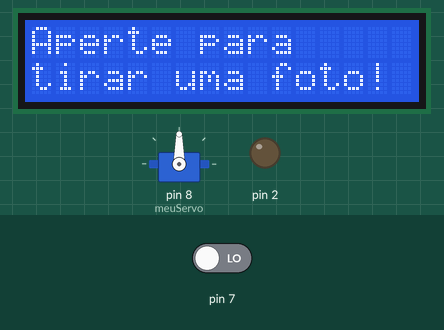
The sketch below on a simulated Arduino Uno, built with avr-gcc and run on an emulated ATmega328P. Parts: servo, 16×2 character LCD, output pins drawn as LEDs (lit = HIGH). Inputs (shaded band) come from the test bench; at power-on: pin 7 LOW.

Above: at 1.3 s.
1.4 s: pin 7 driven HIGH
At 2.3 s:
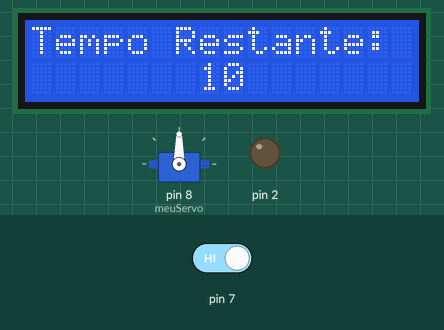
At 12.96 s:
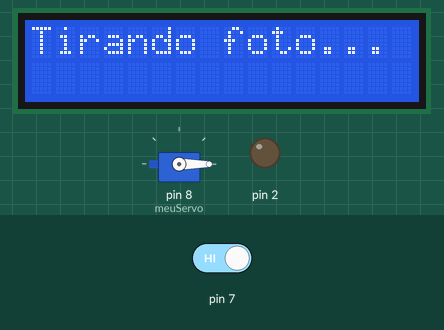
Timing chart, 0 to 13.2 s (numbered marks = the images above; inputs shaded):
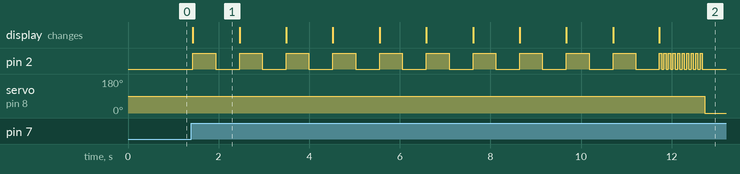

The sketch:

projeto.ino
```cpp
#include <LiquidCrystal_I2C.h>
#include <Servo.h>
#include <Wire.h>

LiquidCrystal_I2C lcd(0x27, 16, 2);
Servo meuServo;

void padrao();
void escrever(const char *texto);

void setup() {
  meuServo.attach(8);
  lcd.init();
  lcd.backlight();

  padrao();

  pinMode(7, INPUT);
  pinMode(2, OUTPUT);
}

void loop() {
  int buttonState = digitalRead(7);

  if (buttonState == HIGH) {
    for (int i = 10; i > 0; i--) {
      lcd.clear();
      escrever("Tempo Restante:        ");
      if (i < 10) {
        lcd.print("0");
        lcd.print(i);
      } else {
        lcd.print(i);
      }
      digitalWrite(2, HIGH);
      delay(500);
      digitalWrite(2, LOW);
      delay(500);
    }

    lcd.clear();
    escrever("Tirando foto...");

    for (int i = 0; i < 10; i++) {
      digitalWrite(2, HIGH);
      delay(50);
      digitalWrite(2, LOW);
      delay(50);
    }

    meuServo.write(0);
    delay(1000);
    meuServo.write(180);

    escrever("Obrigado =)");
    delay(2000);

    padrao();
  }

  delay(100);
}

void padrao() {
  lcd.clear();

  escrever("Aperte para     tirar uma foto!");

  lcd.setCursor(0, 0);
}

void escrever(const char *texto) {
  int length = strlen(texto);

  for (int i = 0; i < length; i += 32) {
    char line1[17] = "";
    char line2[17] = "";

    strncpy(line1, texto + i, 16);

    if (i + 16 < length) {
      strncpy(line2, texto + i + 16, 16);
    }

    lcd.clear();
    lcd.setCursor(0, 0);
    lcd.print(line1);
    lcd.setCursor(0, 1);
    lcd.print(line2);
  }
}
```

Measured:
- after the input at 1.4 s, pin 2: goes 10 × (HIGH 0.50 s, LOW 0.53 s), 9 × (HIGH 0.05 s, LOW 0.05 s), HIGH 0.05 s, then LOW, starting at once; servo on pin 8 (meuServo): 90° → 0° after 11.3 s; the display: changes at once (image 1)
- what the display in image 1 shows lasts 1.1 s, from 1.4 s to 2.5 s
